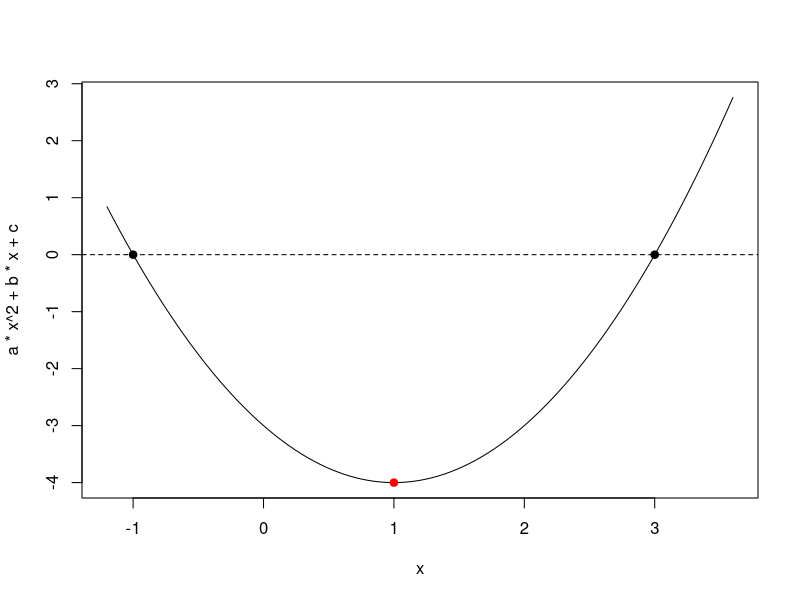
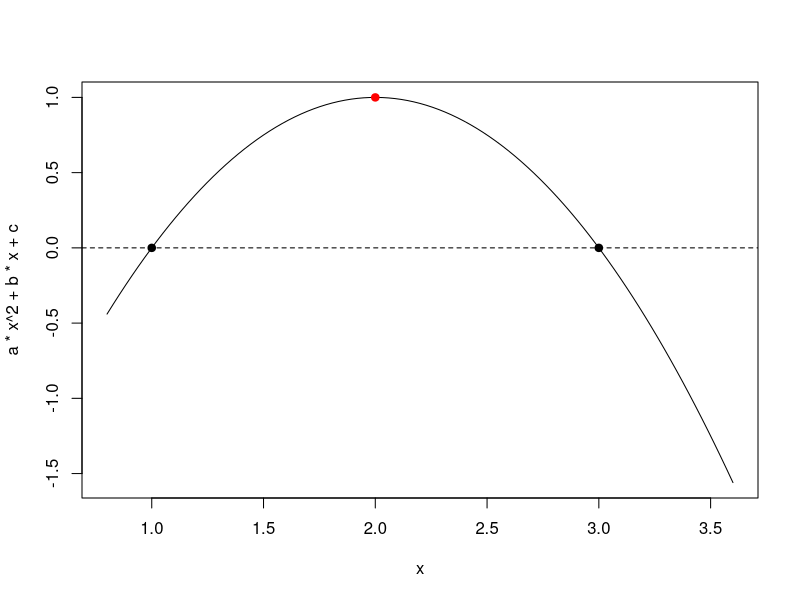
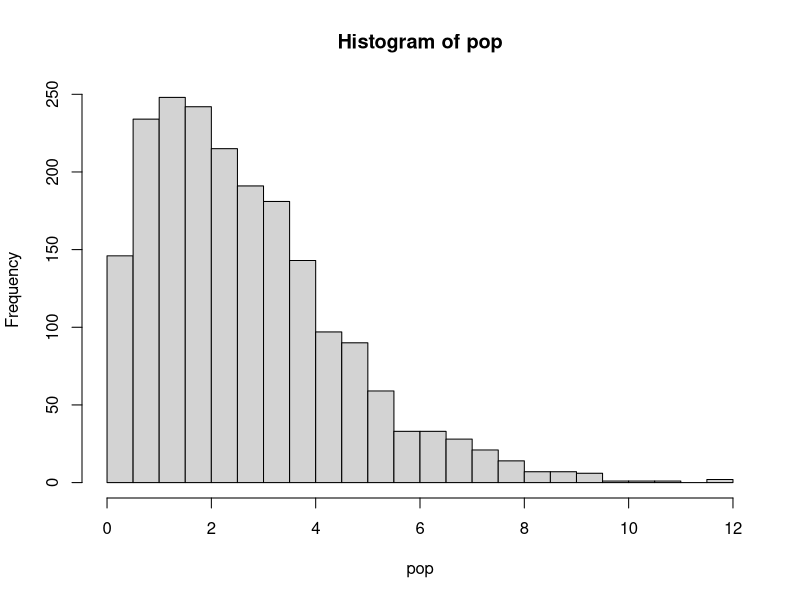
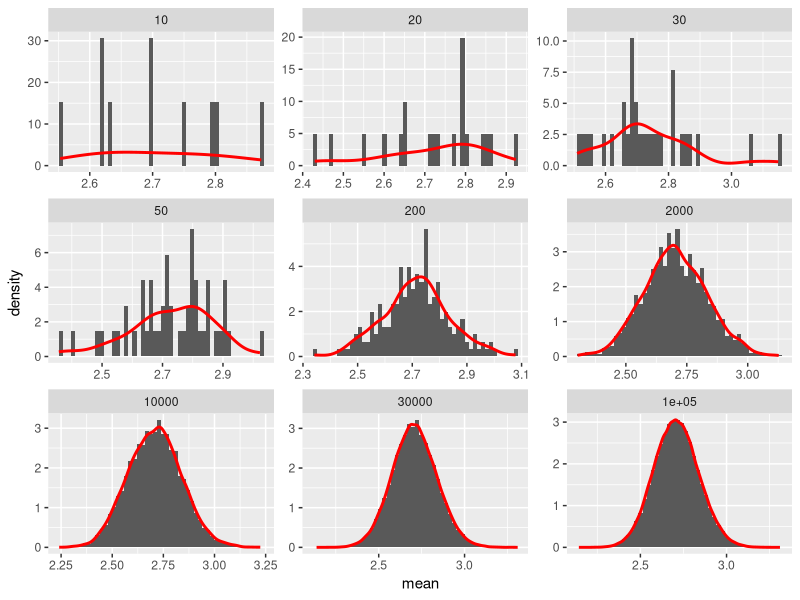

Source code (R) for these figures, in order:
## ---- chunk 1
(x1 <- 1) # Escalar 
(x2 <- c(1, 2, 3.5)) # Vetor
typeof(x2)
## ---- chunk 2
(x3 <- c(1L,2L,3L)) # Vetor
typeof(x3)

## ---- chunk 3
(x4 <- c("um","dois","três")) # Vetor com caracteres
typeof(x4)

## ---- chunk 4
(x5 <- c(TRUE, FALSE)) # Vetor logical
typeof(x5)
## ---- chunk 5
(x6 <- rep(5, 10))
(x7 <- seq(1, 5))
(x8 <- seq(1, 5, by = 0.5))
(x9 <- seq(2, 20, by = 2))
## ---- chunk 6
rep(c(1, 3, 6), each = 4)     # repete números de uma sequência
seq(1:5)                      # cria uma sequência
rep(seq(1:5), length.out= 15) # define o tamanho da saída
## ---- chunk 7
x8[1]            # Seleciona o primeiro elemento do vetor 
x8[4]            #  Seleciona o quarto elemento do vetor 
x8[c(1, 4, 8)]   # Seleciona o primeiro, o quarto e o oitavo elemento
x8[1:4]          # armazena uma sequência de elementos (primeiro ao quarto)
## ---- chunk 8
x <- runif(100, 0, 100)
library(tidyverse)
first(x)
last(x)
nth(x, 23)
## ---- chunk 9
## Usando cbind()
cbind(c(1,2,3,4,5))                # Uma coluna com 5 elementos cada 
cbind(c(1,2,3,4,5),c(6,7,8,9,10))  # 2 colunas de 5 elementos
## ---- chunk 10
## Usando rbind()
rbind(c(1,2,3,4,5)) # 1 linha com 5 elementos cada
rbind(c(1,2,3,4,5),c(6,7,8,9,10)) # 2 linhas com 5 elementos cada

## ---- chunk 11
## Usando matrix
(x9 <- matrix(1:15, nrow = 5, ncol = 3))
class(x9)
typeof(x9)
(x10 <- matrix(1:15, nrow = 5, ncol = 3, byrow = TRUE))
## ---- chunk 12
x9[2, 3] # seleciona o elemento que está na linha 2 e coluna 3
x9[, 2] # "," indica que todas as linhas serão selecionadas na coluna 2
x9[1, ] # "," indica que todas as colunas serão selecionadas na linha 1
## ---- chunk 13
x10 <- data.frame(arvore = paste0("O", 1:5),
                  altura = c(4, 4.6, 3.8, 5, 4.1))
class(x10)
print(x10)
# o mesmo sistema de coordenadas pode ser utilizado com data.frames
x10[1, ]
## ---- chunk 14
# Convertendo um dataframe a um tibble
tbl_x10 <- as_tibble(x10)
class(tbl_x10)
print(tbl_x10)
## ---- chunk 15
# Criando um tibble
tib1 <- 
  tibble(x = 1:5,
         y = 2:6,
         z = x ^ 2 + y)

tib1[, 1]
## ---- chunk 16
list1 <- list(x2, x10, x11)
list1[[3]]
## ---- chunk 17
# EXEMPLO 1:
# resolve a função 2x+1

fun1 <- function(x){  # x é o único argumento da função
  a <- 2 * x + 1
  return(a) # retorna a
}
fun1(2)
fun1(x = 2) # explicita o ragumento


# EXEMPLO 2
# função para elevar ao quadrado ou cubo
# inclui condicionantes
elevar <- function(x, eleva = "quadrado"){
  if(!eleva %in% c("quadrado", "cubo")){
    stop("O argumento eleva = ",eleva, " deve ser ou 'quadrado' ou 'cubo'")
  }
  if(eleva == "quadrado"){
    valor <- ifelse(x^2 >= 1000,
                    paste("O resultado (",x^2,") tem mais que 3 dígitos"),
                    paste("O resultado (",x^2,") tem menos que 3 dígitos"))
  }
  if(eleva == "cubo"){
    valor <- ifelse(x^3 >= 1000,
                    paste("O resultado (",x^3,") tem mais que 3 dígitos"),
                    paste("O resultado (",x^3,") tem menos que 3 dígitos"))
  }
  
  return(valor)
}

elevar(2)                       # usa o valor dos argumentos 
elevar(3, "cubo")               # argumentos na sequência que eles aparecem
elevar(eleva = "cubo", x = 15)  # mudar a ordem dos argumentos



# EXEMPLO 3: fórmula de Bháskara
# Encontrar as raízes de uma equação de segundo grau
# Plotar a curva
bhaskara <- function(a, b, c, plot = TRUE){ 
  # argumentos a, b e c são 
  dentro_raiz <- b^2 - 4 * a * c
  if(dentro_raiz < 0){
    stop("Sem solução real")
  }
  delta <- sqrt(dentro_raiz)
  x1 <- (-b + delta) / (2 * a)
  x2 <- (-b - delta) / (2 * a)
  minx <- min(x1, x2)
  min_exp <- ifelse(minx < 0, minx + minx * 0.2, minx - minx * 0.2)
  maxx <- max(x1, x2)
  
  # checa se precisa plotar
  if(isTRUE(plot)){
    # plot.new()
    # curva
    curve(a * x^2 + b * x + c, 
          xlim = c(min_exp,
                   maxx + maxx * 0.2))
    # pontos nas raízes
    points(x = c(x1, x2),
           y = c(0, 0),
           col = "black",
           pch = 19)
    # linha no zero
    abline(h=0, lty=2)
  }
  
  # calcula o x e y do vértice
  x_vert <- round(-b / (2*a), 3)
  print(paste0("x: ", x_vert))
  y_vert <- round(a * x_vert^2 + b * x_vert + c , 3)
  print(paste0("y: ", y_vert))
  
  # plota os pontos do vértice
  points(x = x_vert,
         y = y_vert,
         col = "red",
         pch = 19)
  # retorna as raízes
  print(paste0("Raízes: S{", x1, ";", x2, "}"))
}

bhaskara(1, -2, -3)
bhaskara(-1, 4, -3)


## ---- chunk 18
# função para computar o quadrado dos desvios
quadrado_desvio <- function(x){
  (x - mean(x))^2
}


set.seed(1) # garante reprodutibilidade
(x <- rnorm(n = 10, mean = 10, sd = 2))
(quad_desv <- quadrado_desvio(x))
(soma_quad_desv <- sum(quad_desv))
(var_amo <- sum(soma_quad_desv) / 9)
## ---- chunk 19
(var_amo <- sum(sum(quadrado_desvio(x))) / 9)
## ---- chunk 20
var_amo <- 
  x |> 
  quadrado_desvio() |> 
  sum() / 9
var_amo
## ---- chunk 21
var(x)
## ---- chunk 22
j <- 5
for (i in 1:j){
  k <- i * 2
  print(k)
}
## ---- chunk 23
i <- 1
while (i <= 5){
  print(i * 2)
  i <- i + 1
}
## ---- chunk 24
i <- 1
repeat {
  print(i * 2)
  i <- i + 1
  if(i > 5){
    break()
  }
}
## ---- chunk 25
df <- data.frame(
  a = rnorm(10),
  b = rnorm(10),
  c = rnorm(10),
  d = rnorm(10),
  e = rnorm(10)
)
df
## ---- chunk 26
mean(df$a)
mean(df$b)
mean(df$c)
mean(df$d)
mean(df$e)
## ---- chunk 27
output <- NULL                 # 1. output
for (i in 1:ncol(df)) {        # 2. Sequência
  output[i] <- mean(df[[i]])   # 3. o que é executado dentro de cada loop
}
output

## ---- chunk 28
apply(df, 1, mean) # média das linhas
apply(df, 2, mean) # média das colunas

## ---- chunk 29
lapply(df, mean)
## ---- chunk 30
sapply(df, mean)
## ---- chunk 31
library(purrr)

map(df, mean) # retorna uma lista
map_dbl(df, mean) # retorna um vetor double
## ---- chunk 32
#| out-width: "100%"

library(ggplot2)
library(patchwork)

# forma da distribuição
set.seed(100)
pop <- rweibull(2000, 1.5, 3)
hist(pop, nclass = 20)


# função para amostrar aleatoriamente 5 amostras
teor_lim <- function(n, pop){
  data.frame(mean = 
               sapply(1:n, function(x){
                 mean(rweibull(200, 1.5, 3))
               }),
             size = n)
}

# definir o número de amostragens
sizes <- c(10, 20, 30, 50, 200, 2000, 10000, 30000, 100000)

# criar a distribuição amostral
library(purrr)
dist_amo <- map_dfr(sizes, teor_lim, pop)



ggplot(dist_amo, aes(mean)) +
  geom_histogram(bins = 50,
                 aes(y = ..density..)) +
  geom_density(size = 1, color = "red") + 
  facet_wrap(~size, scales = "free")


